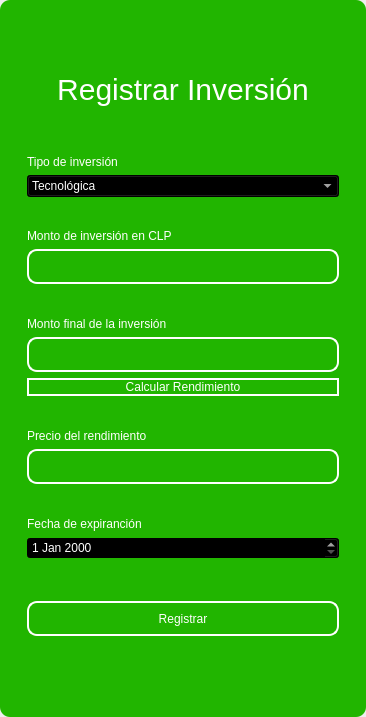
<?xml version="1.0" encoding="UTF-8"?>
<ui version="4.0">
 <class>MainWindow</class>
 <widget class="QMainWindow" name="MainWindow">
  <property name="geometry">
   <rect>
    <x>0</x>
    <y>0</y>
    <width>366</width>
    <height>717</height>
   </rect>
  </property>
  <property name="windowTitle">
   <string>MainWindow</string>
  </property>
  <property name="styleSheet">
   <string notr="true"/>
  </property>
  <widget class="QWidget" name="centralwidget">
   <property name="styleSheet">
    <string notr="true"/>
   </property>
   <layout class="QVBoxLayout" name="verticalLayout">
    <property name="spacing">
     <number>0</number>
    </property>
    <property name="leftMargin">
     <number>0</number>
    </property>
    <property name="topMargin">
     <number>0</number>
    </property>
    <property name="rightMargin">
     <number>0</number>
    </property>
    <property name="bottomMargin">
     <number>0</number>
    </property>
    <item>
     <widget class="QFrame" name="frame">
      <property name="enabled">
       <bool>true</bool>
      </property>
      <property name="styleSheet">
       <string notr="true">QFrame {
	border-radius:10px;
	background-color: rgb(33, 181, 0);
 }
</string>
      </property>
      <property name="frameShape">
       <enum>QFrame::StyledPanel</enum>
      </property>
      <property name="frameShadow">
       <enum>QFrame::Raised</enum>
      </property>
      <layout class="QVBoxLayout" name="verticalLayout_2">
       <item>
        <widget class="QFrame" name="frame_superior">
         <property name="minimumSize">
          <size>
           <width>0</width>
           <height>40</height>
          </size>
         </property>
         <property name="maximumSize">
          <size>
           <width>16777215</width>
           <height>40</height>
          </size>
         </property>
         <property name="styleSheet">
          <string notr="true">QPushButton{
border-radius:18px;
}

QPushButton:hover{
	background-color: rgb(0, 0, 0);
}
</string>
         </property>
         <property name="frameShape">
          <enum>QFrame::StyledPanel</enum>
         </property>
         <property name="frameShadow">
          <enum>QFrame::Raised</enum>
         </property>
         <layout class="QHBoxLayout" name="horizontalLayout_3">
          <property name="spacing">
           <number>4</number>
          </property>
          <property name="leftMargin">
           <number>0</number>
          </property>
          <property name="topMargin">
           <number>0</number>
          </property>
          <property name="rightMargin">
           <number>0</number>
          </property>
          <property name="bottomMargin">
           <number>0</number>
          </property>
          <item>
           <widget class="QPushButton" name="btn_icon">
            <property name="text">
             <string/>
            </property>
            <property name="iconSize">
             <size>
              <width>40</width>
              <height>40</height>
             </size>
            </property>
           </widget>
          </item>
          <item>
           <spacer name="horizontalSpacer_2">
            <property name="orientation">
             <enum>Qt::Horizontal</enum>
            </property>
            <property name="sizeHint" stdset="0">
             <size>
              <width>443</width>
              <height>20</height>
             </size>
            </property>
           </spacer>
          </item>
          <item>
           <widget class="QPushButton" name="bt_minimizar">
            <property name="minimumSize">
             <size>
              <width>38</width>
              <height>38</height>
             </size>
            </property>
            <property name="maximumSize">
             <size>
              <width>38</width>
              <height>38</height>
             </size>
            </property>
            <property name="cursor">
             <cursorShape>PointingHandCursor</cursorShape>
            </property>
            <property name="text">
             <string/>
            </property>
            <property name="icon">
             <iconset>
              <normaloff>image/minus.svg</normaloff>image/minus.svg</iconset>
            </property>
            <property name="iconSize">
             <size>
              <width>38</width>
              <height>38</height>
             </size>
            </property>
           </widget>
          </item>
          <item>
           <widget class="QPushButton" name="bt_maximizar">
            <property name="minimumSize">
             <size>
              <width>38</width>
              <height>38</height>
             </size>
            </property>
            <property name="maximumSize">
             <size>
              <width>38</width>
              <height>38</height>
             </size>
            </property>
            <property name="cursor">
             <cursorShape>PointingHandCursor</cursorShape>
            </property>
            <property name="text">
             <string/>
            </property>
            <property name="icon">
             <iconset>
              <normaloff>image/chevron-up.svg</normaloff>image/chevron-up.svg</iconset>
            </property>
            <property name="iconSize">
             <size>
              <width>38</width>
              <height>38</height>
             </size>
            </property>
           </widget>
          </item>
          <item>
           <widget class="QPushButton" name="bt_restaurar">
            <property name="minimumSize">
             <size>
              <width>38</width>
              <height>38</height>
             </size>
            </property>
            <property name="maximumSize">
             <size>
              <width>38</width>
              <height>38</height>
             </size>
            </property>
            <property name="cursor">
             <cursorShape>PointingHandCursor</cursorShape>
            </property>
            <property name="text">
             <string/>
            </property>
            <property name="icon">
             <iconset>
              <normaloff>image/chevron-down.svg</normaloff>image/chevron-down.svg</iconset>
            </property>
            <property name="iconSize">
             <size>
              <width>38</width>
              <height>38</height>
             </size>
            </property>
           </widget>
          </item>
          <item>
           <widget class="QPushButton" name="bt_cerrar">
            <property name="minimumSize">
             <size>
              <width>38</width>
              <height>38</height>
             </size>
            </property>
            <property name="maximumSize">
             <size>
              <width>38</width>
              <height>38</height>
             </size>
            </property>
            <property name="cursor">
             <cursorShape>PointingHandCursor</cursorShape>
            </property>
            <property name="text">
             <string/>
            </property>
            <property name="icon">
             <iconset>
              <normaloff>image/x.svg</normaloff>image/x.svg</iconset>
            </property>
            <property name="iconSize">
             <size>
              <width>38</width>
              <height>38</height>
             </size>
            </property>
           </widget>
          </item>
         </layout>
        </widget>
       </item>
       <item>
        <widget class="QFrame" name="frame_3">
         <property name="styleSheet">
          <string notr="true">QLabel {
	color: rgb(255, 255, 254);
	font: 12pt &quot;Arial&quot;;
	background-color: rgba(0, 0, 0,0);
}

QTextEdit{
background-color: rgba(0, 0, 0,0);
border-radius:10px; 
font: 12pt &quot;Arial&quot;;
color: rgb(255, 255, 254);
border: 2px solid  rgb(255, 255, 255);

}

QTextEdit:hover{
background-color: rgba(0, 0, 0,0);
border-radius:10px; 
font: 12pt &quot;Arial&quot;;
border: 2px solid  rgb(120, 0, 171);
}

QTextEdit:focus{
background-color: rgb(0, 0, 0);
border-radius:10px; 
font: 12pt &quot;Arial&quot;;
border: 2px solid rgb(120, 0, 171);
}

QLineEdit{
background-color: rgba(0, 0, 0,0);
border-radius:10px; 
font: 12pt &quot;Arial&quot;;
color: rgb(255, 255, 254);
border: 2px solid  rgb(255, 255, 255);

}

QLineEdit:hover{
background-color: rgba(0, 0, 0,0);
border-radius:10px; 
font: 12pt &quot;Arial&quot;;
border: 2px solid  rgb(120, 0, 171);
}

QLineEdit:focus{
background-color: rgb(0, 0, 0);
border-radius:10px; 
font: 12pt &quot;Arial&quot;;
border: 2px solid rgb(120, 0, 171);
}

QCheckBox{
	font: 12pt &quot;Arial&quot;;
	color: rgb(255, 255, 255);
}

QCheckBox::indicator {
    width: 18px;
    height:18px;
}

QCheckBox::indicator:unchecked {
   background-image: url(image/square.svg);
}

QCheckBox::indicator:checked {
   background-image: url(image/check-square.svg);
}

QPushButton{
border-radius:10px; 
font: 12pt &quot;Arial&quot;;
color: rgb(255, 255, 254);
border: 2px solid #ffffff;
}

QPushButton:hover{
border-radius:10px; 
font: 12pt &quot;Arial&quot;;
color: rgb(255, 255, 255);
border: 2px solid rgb(120, 0, 171);
	background-color: rgb(120, 0, 171);
}
</string>
         </property>
         <property name="frameShape">
          <enum>QFrame::StyledPanel</enum>
         </property>
         <property name="frameShadow">
          <enum>QFrame::Raised</enum>
         </property>
         <layout class="QHBoxLayout" name="horizontalLayout_4">
          <item>
           <layout class="QVBoxLayout" name="verticalLayout_4">
            <property name="spacing">
             <number>5</number>
            </property>
            <property name="rightMargin">
             <number>0</number>
            </property>
            <property name="bottomMargin">
             <number>0</number>
            </property>
            <item>
             <widget class="QLabel" name="label_3">
              <property name="minimumSize">
               <size>
                <width>100</width>
                <height>50</height>
               </size>
              </property>
              <property name="styleSheet">
               <string notr="true">font-size: 30px;
color: rgb(255, 255, 255);</string>
              </property>
              <property name="text">
               <string>Registrar Inversión</string>
              </property>
              <property name="alignment">
               <set>Qt::AlignCenter</set>
              </property>
             </widget>
            </item>
            <item>
             <widget class="QFrame" name="frame_4">
              <property name="maximumSize">
               <size>
                <width>400</width>
                <height>700</height>
               </size>
              </property>
              <property name="styleSheet">
               <string notr="true">QLabel {
	color: rgb(255, 255, 254);
	font: 12pt &quot;Arial&quot;;
	background-color: rgba(0, 0, 0,0);
}

QTextEdit{
background-color: rgba(0, 0, 0,0);
border-radius:10px; 
font: 12pt &quot;Arial&quot;;
color: rgb(255, 255, 254);
border: 2px solid  rgb(255, 255, 255);

}

QTextEdit:hover{
background-color: rgba(0, 0, 0,0);
border-radius:10px; 
font: 12pt &quot;Arial&quot;;
border: 2px solid  rgb(120, 0, 171);
}

QTextEdit:focus{
background-color: rgb(0, 0, 0);
border-radius:10px; 
font: 12pt &quot;Arial&quot;;
border: 2px solid rgb(120, 0, 171);
}

QLineEdit{
background-color: rgba(0, 0, 0,0);
border-radius:10px; 
font: 12pt &quot;Arial&quot;;
color: rgb(255, 255, 254);
border: 2px solid  rgb(255, 255, 255);

}

QLineEdit:hover{
background-color: rgba(0, 0, 0,0);
border-radius:10px; 
font: 12pt &quot;Arial&quot;;
border: 2px solid  rgb(120, 0, 171);
}

QLineEdit:focus{
background-color: rgb(0, 0, 0);
border-radius:10px; 
font: 12pt &quot;Arial&quot;;
border: 2px solid rgb(120, 0, 171);
}

QCheckBox{
	font: 12pt &quot;Arial&quot;;
	color: rgb(255, 255, 255);
}

QCheckBox::indicator {
    width: 18px;
    height:18px;
}

QCheckBox::indicator:unchecked {
   background-image: url(image/square.svg);
}

QCheckBox::indicator:checked {
   background-image: url(image/check-square.svg);
}

QPushButton{
border-radius:10px; 
font: 12pt &quot;Arial&quot;;
color: rgb(255, 255, 254);
border: 2px solid #ffffff;
}

QPushButton:hover{
border-radius:10px; 
font: 12pt &quot;Arial&quot;;
color: rgb(255, 255, 255);
border: 2px solid rgb(120, 0, 171);
	background-color: rgb(120, 0, 171);
}
</string>
              </property>
              <property name="frameShape">
               <enum>QFrame::StyledPanel</enum>
              </property>
              <property name="frameShadow">
               <enum>QFrame::Raised</enum>
              </property>
              <layout class="QVBoxLayout" name="verticalLayout_3">
               <property name="leftMargin">
                <number>9</number>
               </property>
               <property name="topMargin">
                <number>9</number>
               </property>
               <property name="rightMargin">
                <number>9</number>
               </property>
               <property name="bottomMargin">
                <number>9</number>
               </property>
               <item>
                <spacer name="verticalSpacer_3">
                 <property name="orientation">
                  <enum>Qt::Vertical</enum>
                 </property>
                 <property name="sizeHint" stdset="0">
                  <size>
                   <width>20</width>
                   <height>40</height>
                  </size>
                 </property>
                </spacer>
               </item>
               <item>
                <widget class="QLabel" name="label_4">
                 <property name="text">
                  <string>Tipo de inversión</string>
                 </property>
                </widget>
               </item>
               <item>
                <widget class="QComboBox" name="type_combobox">
                 <property name="styleSheet">
                  <string notr="true">background-color: rgb(0, 0, 0);
color: rgb(255, 255, 255);</string>
                 </property>
                 <item>
                  <property name="text">
                   <string>Tecnológica</string>
                  </property>
                 </item>
                 <item>
                  <property name="text">
                   <string>Marketing Digital</string>
                  </property>
                 </item>
                 <item>
                  <property name="text">
                   <string>Recurso Humano</string>
                  </property>
                 </item>
                 <item>
                  <property name="text">
                   <string>Alianza Estratégica</string>
                  </property>
                 </item>
                 <item>
                  <property name="text">
                   <string>Expansión de mercado</string>
                  </property>
                 </item>
                 <item>
                  <property name="text">
                   <string>Investigación y Desarrollo (I+D)</string>
                  </property>
                 </item>
                 <item>
                  <property name="text">
                   <string>Soporte y Atención al Cliente</string>
                  </property>
                 </item>
                </widget>
               </item>
               <item>
                <spacer name="verticalSpacer_4">
                 <property name="orientation">
                  <enum>Qt::Vertical</enum>
                 </property>
                 <property name="sizeHint" stdset="0">
                  <size>
                   <width>20</width>
                   <height>40</height>
                  </size>
                 </property>
                </spacer>
               </item>
               <item>
                <widget class="QLabel" name="label_5">
                 <property name="text">
                  <string>Monto de inversión en CLP</string>
                 </property>
                </widget>
               </item>
               <item>
                <widget class="QLineEdit" name="amounttxt">
                 <property name="minimumSize">
                  <size>
                   <width>0</width>
                   <height>35</height>
                  </size>
                 </property>
                 <property name="maximumSize">
                  <size>
                   <width>16777215</width>
                   <height>16777215</height>
                  </size>
                 </property>
                 <property name="echoMode">
                  <enum>QLineEdit::Normal</enum>
                 </property>
                </widget>
               </item>
               <item>
                <spacer name="verticalSpacer_5">
                 <property name="orientation">
                  <enum>Qt::Vertical</enum>
                 </property>
                 <property name="sizeHint" stdset="0">
                  <size>
                   <width>20</width>
                   <height>40</height>
                  </size>
                 </property>
                </spacer>
               </item>
               <item>
                <widget class="QLabel" name="label">
                 <property name="text">
                  <string>Monto final de la inversión </string>
                 </property>
                </widget>
               </item>
               <item>
                <widget class="QLineEdit" name="amount_endtxt">
                 <property name="minimumSize">
                  <size>
                   <width>0</width>
                   <height>35</height>
                  </size>
                 </property>
                </widget>
               </item>
               <item>
                <widget class="QPushButton" name="btn_calculate_yield">
                 <property name="cursor">
                  <cursorShape>PointingHandCursor</cursorShape>
                 </property>
                 <property name="text">
                  <string>Calcular Rendimiento</string>
                 </property>
                </widget>
               </item>
               <item>
                <spacer name="verticalSpacer">
                 <property name="orientation">
                  <enum>Qt::Vertical</enum>
                 </property>
                 <property name="sizeHint" stdset="0">
                  <size>
                   <width>20</width>
                   <height>40</height>
                  </size>
                 </property>
                </spacer>
               </item>
               <item>
                <widget class="QLabel" name="label_2">
                 <property name="text">
                  <string>Precio del rendimiento</string>
                 </property>
                </widget>
               </item>
               <item>
                <widget class="QLineEdit" name="yieldtxt">
                 <property name="enabled">
                  <bool>false</bool>
                 </property>
                 <property name="minimumSize">
                  <size>
                   <width>0</width>
                   <height>35</height>
                  </size>
                 </property>
                </widget>
               </item>
               <item>
                <spacer name="verticalSpacer_10">
                 <property name="orientation">
                  <enum>Qt::Vertical</enum>
                 </property>
                 <property name="sizeHint" stdset="0">
                  <size>
                   <width>20</width>
                   <height>40</height>
                  </size>
                 </property>
                </spacer>
               </item>
               <item>
                <widget class="QLabel" name="label_6">
                 <property name="text">
                  <string>Fecha de expiranción</string>
                 </property>
                </widget>
               </item>
               <item>
                <widget class="QDateEdit" name="expiration_date">
                 <property name="styleSheet">
                  <string notr="true">background-color: rgb(0, 0, 0);
color: rgb(255, 255, 255);</string>
                 </property>
                </widget>
               </item>
               <item>
                <spacer name="verticalSpacer_9">
                 <property name="orientation">
                  <enum>Qt::Vertical</enum>
                 </property>
                 <property name="sizeHint" stdset="0">
                  <size>
                   <width>20</width>
                   <height>50</height>
                  </size>
                 </property>
                </spacer>
               </item>
               <item>
                <widget class="QPushButton" name="btn_add">
                 <property name="minimumSize">
                  <size>
                   <width>0</width>
                   <height>35</height>
                  </size>
                 </property>
                 <property name="cursor">
                  <cursorShape>PointingHandCursor</cursorShape>
                 </property>
                 <property name="text">
                  <string>Registrar</string>
                 </property>
                </widget>
               </item>
               <item>
                <spacer name="verticalSpacer_7">
                 <property name="orientation">
                  <enum>Qt::Vertical</enum>
                 </property>
                 <property name="sizeHint" stdset="0">
                  <size>
                   <width>20</width>
                   <height>40</height>
                  </size>
                 </property>
                </spacer>
               </item>
               <item>
                <spacer name="verticalSpacer_8">
                 <property name="orientation">
                  <enum>Qt::Vertical</enum>
                 </property>
                 <property name="sizeHint" stdset="0">
                  <size>
                   <width>20</width>
                   <height>40</height>
                  </size>
                 </property>
                </spacer>
               </item>
              </layout>
             </widget>
            </item>
           </layout>
          </item>
         </layout>
        </widget>
       </item>
      </layout>
     </widget>
    </item>
   </layout>
  </widget>
 </widget>
 <resources/>
 <connections/>
</ui>
